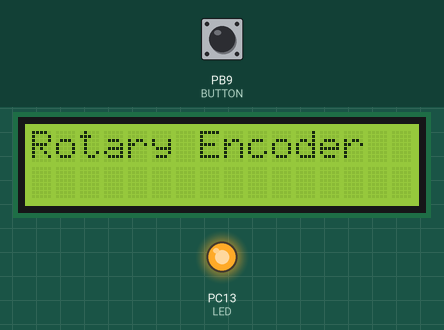
The sketch below on a simulated STM32 Blue Pill. On the bench: 16×2 character LCD, output pins drawn as LEDs (lit = HIGH). The inputs (shaded band) are chosen by the test bench; at power-on: PB9 (BUTTON) HIGH.

Above: at 1.2 s.
1.3 s: PB9 (BUTTON) pulled LOW for 0.15 s
At 2.3 s:
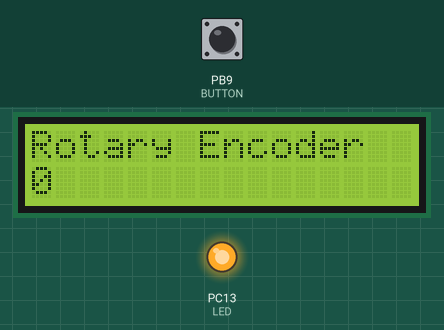
2.9 s: PB9 (BUTTON) pulled LOW for 1 s
At 3.7 s:
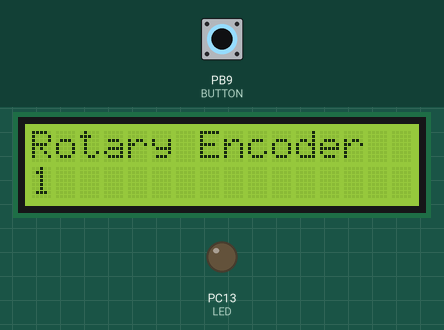
5.4 s: PB9 (BUTTON) pulled LOW for 0.15 s
At 6.6 s:
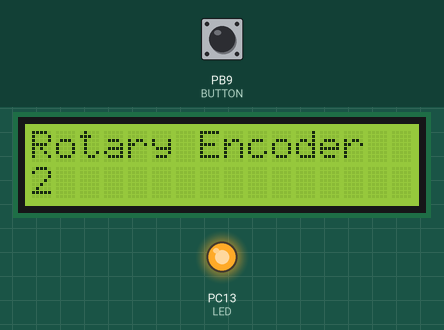
7.0 s: PB9 (BUTTON) pulled LOW for 1 s
At 9.1 s:
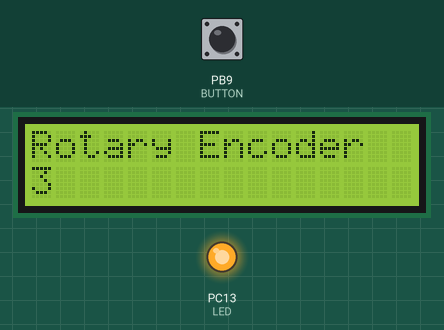
Timing chart, 0 to 10.5 s (numbered marks = the images above; inputs shaded):
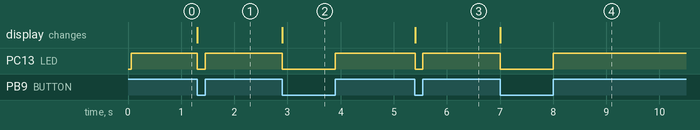

Measured:
- after the input at 1.3 s, PC13 (LED): HIGH → LOW at once, → HIGH 0.15 s later; the display: changes at once (image 1)
- after the input at 2.9 s, PC13 (LED): HIGH → LOW at once, → HIGH 1.0 s later; the display: changes at once (image 2)
- after the input at 5.4 s, PC13 (LED): HIGH → LOW at once, → HIGH 0.15 s later; the display: changes at once (image 3)
- after the input at 7.0 s, PC13 (LED): HIGH → LOW at once, → HIGH 1.0 s later; the display: changes at once (image 4)

The sketch:

LCD_Minimalist_STM32_3V3.ino
```cpp
// (licence header left out)
#include <LiquidCrystal.h>

#define BUTTON PB9
#define LED PC13

//LiquidCrystal lcd(rs, en, d4, d5, d6, d7);
LiquidCrystal lcd(PA9, PA8, PB15, PB14, PB13, PB12);
//LiquidCrystal lcd(PA2, PA3, PA4, PA5, PA6, PA7);

void setup() {
  pinMode(BUTTON, INPUT);
  pinMode(BUTTON, INPUT_PULLUP);
  pinMode(LED, OUTPUT);
  Serial.begin (9600);

  lcd.begin(16,2);

//  delay(500);

  lcd.print("Rotary Encoder");
  lcd.setCursor(0, 1);

}

void loop() {
  static int counter = 0;
  if(0 == digitalRead(BUTTON))
  {
    lcd.setCursor(0, 1);
    lcd.print("          ");
    lcd.setCursor(0, 1);
    lcd.print(counter);
    digitalWrite(LED, LOW);
    counter++;
    while(0 == digitalRead(BUTTON))
      ;
  }
  else
    digitalWrite(LED, HIGH);
}
```
